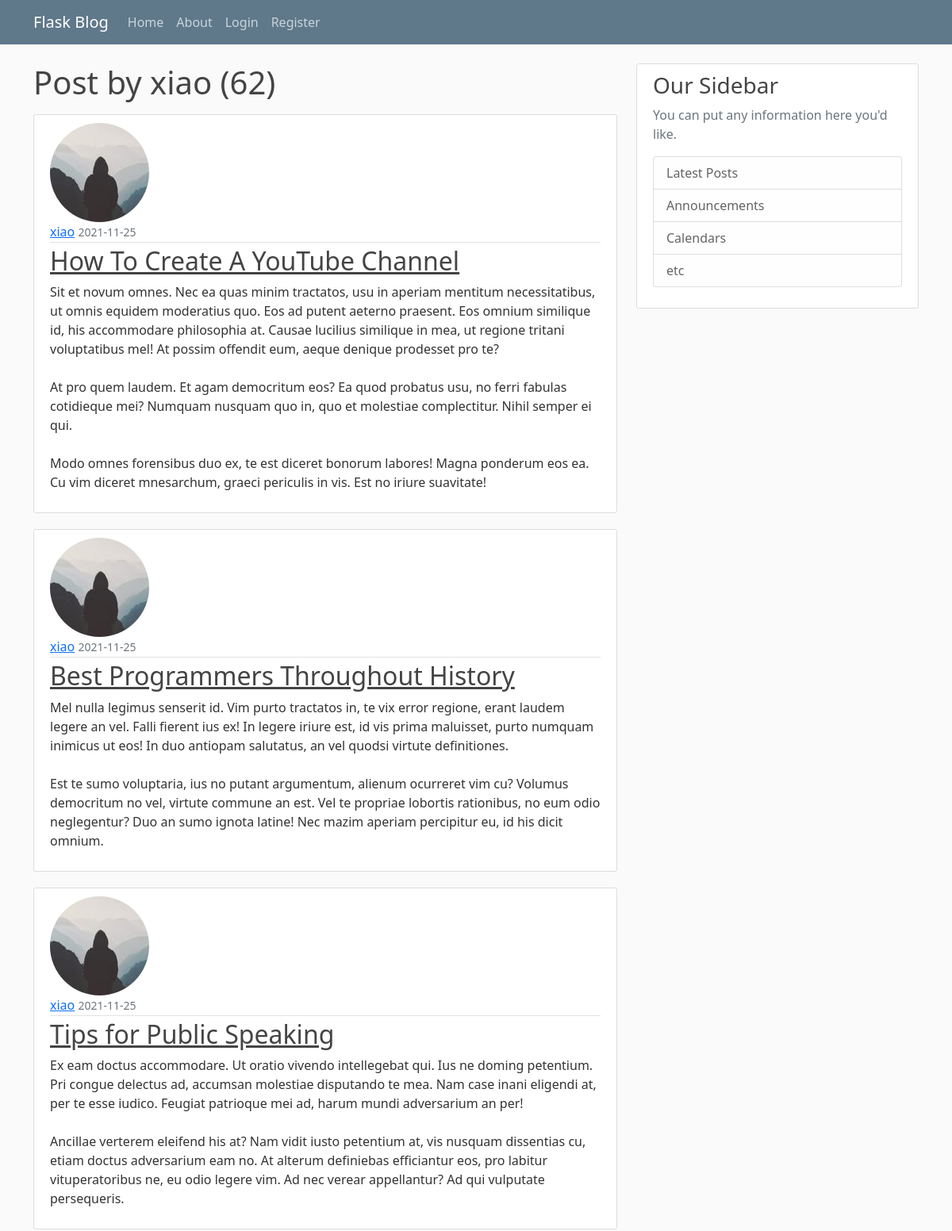
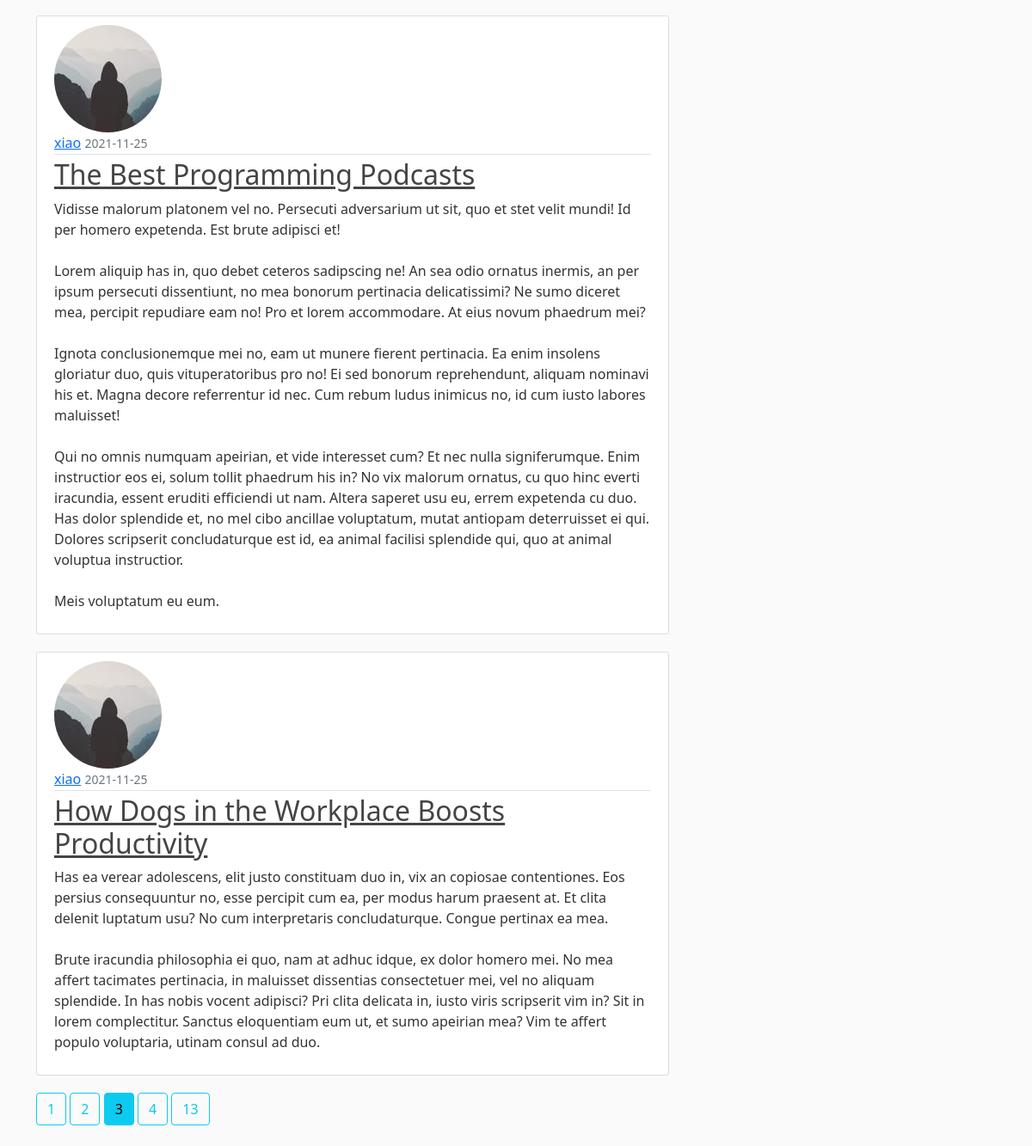
The page /user/xiao?page=3 on the database its author committed (2 pictures, top to bottom).
### flaskblog/models.py (models this page shows, shortened)
class User(db.Model, UserMixin):
    id = db.Column(db.Integer, primary_key=True)
    username = db.Column(db.String(20), unique=True, nullable=False)
    email = db.Column(db.String(120), unique=True, nullable=False)
    image_file = db.Column(db.String(20), nullable=False, default='default.jpg')
    password = db.Column(db.String(60), nullable=False)
    posts = db.relationship('Post', backref='author', lazy=True)

class Post(db.Model):
    id = db.Column(db.Integer, primary_key=True)
    title = db.Column(db.String(100), nullable=False)
    date_posted = db.Column(db.DateTime(timezone=True), default=datetime.now)
    content = db.Column(db.Text, nullable=False)
    user_id = db.Column(db.Integer, db.ForeignKey('user.id'), nullable=False)

### flaskblog/routes.py (the view)
@app.route("/user/<string:username>")
def user_posts(username):
    page = request.args.get('page', 1, type=int)
    user = User.query.filter_by(username=username).first_or_404()
    posts = Post.query\
        .filter_by(author=user)\
        .order_by(Post.date_posted.desc())\
        .paginate(page=page, per_page=5)
    return render_template('user_posts.html', posts=posts, user=user)

### flaskblog/templates/user_posts.html (shortened to what this page needs)
{% extends "layout.html" %}
{% block content %}
    <h1 class="mb-3">Post by {{ user.username }} ({{ posts.total }})</h1>
    {% for post in posts.items %}
        <article class="media content-section">
            <img class="rounded-circle artical-img" src="{{ url_for('static', filename='profile_pics/' + post.author.image_file) }}">
            <div class="media-body">
                <div class="article-metadata">
                    <a class="mr-2" href="{{url_for('user_posts', username=post.author.username)}}">{{ post.author.username }}</a>
                    <small class="text-muted">{{ post.date_posted.strftime('%Y-%m-%d') }}</small>
                </div>
                <h2><a class="article-title" href="{{ url_for('post', post_id=post.id) }}">{{ post.title }}</a></h2>
                <p class="article-content">{{ post.content }}</p>
            </div>
        </article>
    {% endfor %}
    {% for page_num in posts.iter_pages(left_edge=1, right_edge=1, left_current=1, right_current=2) %}
        {% if page_num %}
            {% if posts.page == page_num %}
                <a class="btn btn-info mb-4" href="{{url_for('user_posts', username=user.username, page=page_num)}}">{{page_num}}</a>
            {% else %}
                <a class="btn btn-outline-info mb-4" href="{{url_for('user_posts', username=user.username, page=page_num)}}">{{page_num}}</a>
            {% endif %}
        {% endif %}
    {% endfor %}
{% endblock content %}

### flaskblog/static/main.css (style rules this page uses)
body { background: #fafafa; color: #333333; margin-top: 5rem; }
h1, h2, h3, h4, h5, h6 { color: #444444; }
.content-section { background: #ffffff; padding: 10px 20px; border: 1px solid #dddddd; border-radius: 3px; margin-bottom: 20px; }
.article-title { color: #444444; }
.article-content { white-space: pre-line; }
.article-metadata { padding-bottom: 1px; margin-bottom: 4px; border-bottom: 1px solid #e3e3e3 }

### rows shown on the page
User: username "xiao"
Post: image_file (picture), author.username "xiao", date_posted "2021-11-25", title "How To Create A YouTube Channel", content "Sit et novum omnes. Nec ea quas minim tractatos, usu in aperiam mentitum necessitatibus, ut omnis equidem moderatius quo. Eos ad putent aeterno praesent. Eos omnium similique id, his accommodare philosophia at. Causae lucilius similique in mea, ut regione tritani voluptatibus mel! At possim offendit eum, aeque denique prodesset pro te? At pro quem laudem. Et agam democritum eos? Ea quod probatus usu, no ferri fabulas cotidieque mei? Numquam nusquam quo in, quo et molestiae complectitur. Nihil semper ei qui. Modo omnes forensibus duo ex, te est diceret bonorum labores! Magna ponderum eos ea. Cu vim diceret mnesarchum, graeci periculis in vis. Est no iriure suavitate!"
Post: image_file (picture), author.username "xiao", date_posted "2021-11-25", title "Best Programmers Throughout History", content "Mel nulla legimus senserit id. Vim purto tractatos in, te vix error regione, erant laudem legere an vel. Falli fierent ius ex! In legere iriure est, id vis prima maluisset, purto numquam inimicus ut eos! In duo antiopam salutatus, an vel quodsi virtute definitiones. Est te sumo voluptaria, ius no putant argumentum, alienum ocurreret vim cu? Volumus democritum no vel, virtute commune an est. Vel te propriae lobortis rationibus, no eum odio neglegentur? Duo an sumo ignota latine! Nec mazim aperiam percipitur eu, id his dicit omnium."
Post: image_file (picture), author.username "xiao", date_posted "2021-11-25", title "Tips for Public Speaking", content "Ex eam doctus accommodare. Ut oratio vivendo intellegebat qui. Ius ne doming petentium. Pri congue delectus ad, accumsan molestiae disputando te mea. Nam case inani eligendi at, per te esse iudico. Feugiat patrioque mei ad, harum mundi adversarium an per! Ancillae verterem eleifend his at? Nam vidit iusto petentium at, vis nusquam dissentias cu, etiam doctus adversarium eam no. At alterum definiebas efficiantur eos, pro labitur vituperatoribus ne, eu odio legere vim. Ad nec verear appellantur? Ad qui vulputate persequeris."
Post: image_file (picture), author.username "xiao", date_posted "2021-11-25", title "The Best Programming Podcasts", content "Vidisse malorum platonem vel no. Persecuti adversarium ut sit, quo et stet velit mundi! Id per homero expetenda. Est brute adipisci et! Lorem aliquip has in, quo debet ceteros sadipscing ne! An sea odio ornatus inermis, an per ipsum persecuti dissentiunt, no mea bonorum pertinacia delicatissimi? Ne sumo diceret mea, percipit repudiare eam no! Pro et lorem accommodare. At eius novum phaedrum mei? Ignota conclusionemque mei no, eam ut munere fierent pertinacia. Ea enim insolens gloriatur duo, quis vituperatoribus pro no! Ei sed bonorum reprehendunt, aliquam nominavi his et. Magna decore referrentur id nec. Cum rebum ludus inimicus no, id cum iusto labores maluisset! Qui no omnis numquam…"
Post: image_file (picture), author.username "xiao", date_posted "2021-11-25", title "How Dogs in the Workplace Boosts Productivity", content "Has ea verear adolescens, elit justo constituam duo in, vix an copiosae contentiones. Eos persius consequuntur no, esse percipit cum ea, per modus harum praesent at. Et clita delenit luptatum usu? No cum interpretaris concludaturque. Congue pertinax ea mea. Brute iracundia philosophia ei quo, nam at adhuc idque, ex dolor homero mei. No mea affert tacimates pertinacia, in maluisset dissentias consectetuer mei, vel no aliquam splendide. In has nobis vocent adipisci? Pri clita delicata in, iusto viris scripserit vim in? Sit in lorem complectitur. Sanctus eloquentiam eum ut, et sumo apeirian mea? Vim te affert populo voluptaria, utinam consul ad duo."

### other values the page prints
{{ posts.total }} "62"
{{ page_num }} "1" "2" "4" "13"
{{ page_num }} "3"
